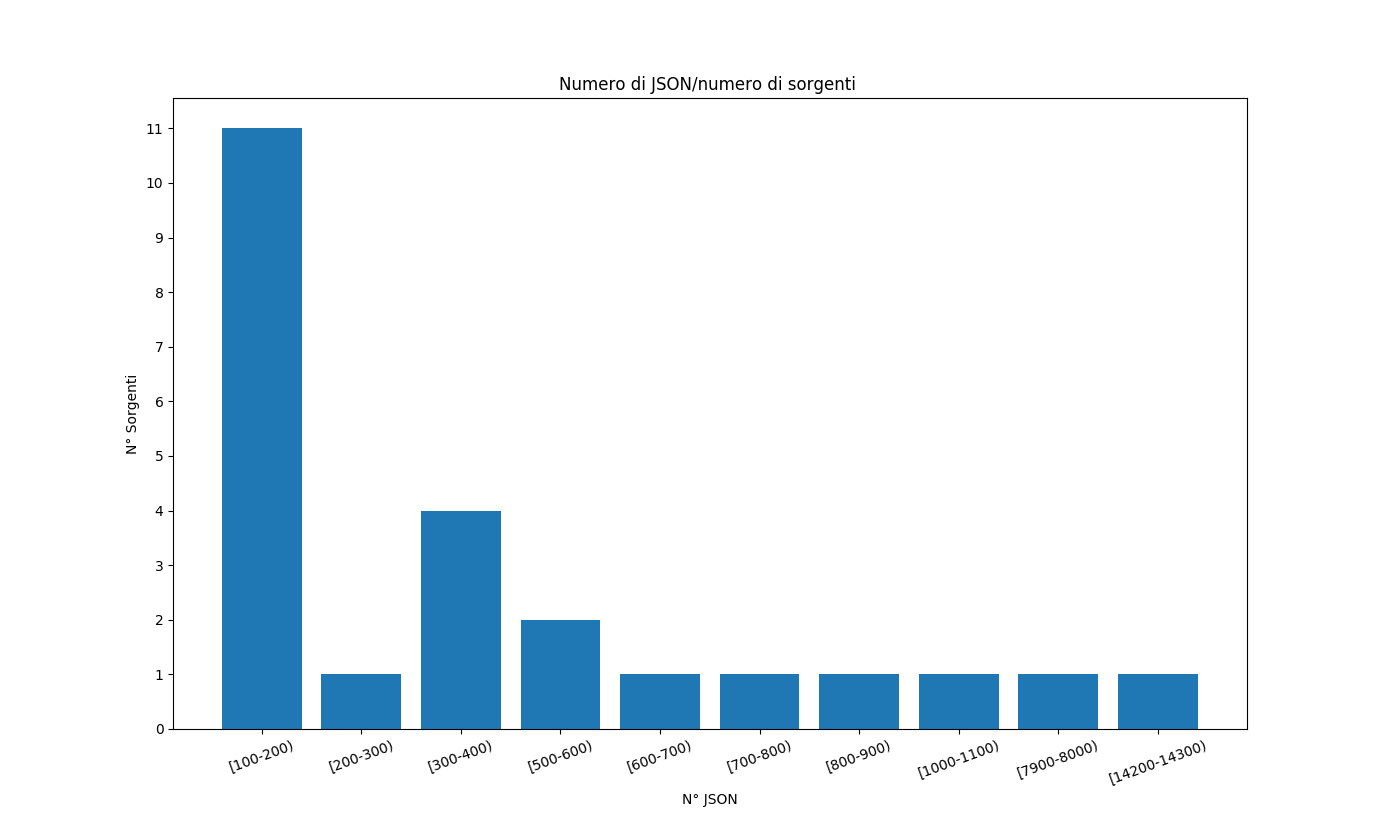

Generate this figure with Python:
import matplotlib.pyplot as plt
import os
import json
import numpy as np

# ampiezza intervalli rappresentati
rangeSorgenti = 100

#"c:\\Users\\Simone\\Desktop\\università\\AGIW\\Progetto_2\\2013_camera_dataset" #PER WINDOWS
myPath = "/Users/roberto/Desktop/Grafici/2013_camera_dataset"   #PER LINUX

numJson2numSorgenti = {}

for filename in os.listdir(myPath):
    numJson= 0
    #localPath = myPath + "\\" +filename #PER WINDOWS
    localPath = myPath + "/" +filename #PER LINUX
    for element in os.listdir(localPath):
        if element.endswith(".json"):
            numJson+=1
    if numJson2numSorgenti.get(numJson) == None:
        numJson2numSorgenti[numJson] = 1
    else:
        numJson2numSorgenti[numJson]+= 1   

print(numJson2numSorgenti.items())

sortedDict = sorted(numJson2numSorgenti.items(),reverse=False)


#mappa {intervallo -> n°di sorgenti}
range2sorgenti = {}
for x in sortedDict:
    tmp = int(x[0]/rangeSorgenti)
    if range2sorgenti.get(tmp)==None:
        range2sorgenti[tmp]=1
    else:
        range2sorgenti[tmp]+=1


xTicks= []
asseX = []
asseY = []
x_pos = [] 
cont = 0

for i in range2sorgenti.items():
    index=i[0]
    left=index*rangeSorgenti
    rigth=(index*rangeSorgenti)+rangeSorgenti
    tick = "["+str(left)+"-"+str(rigth)+")"
    xTicks.append(tick)
    asseX.append(cont)
    asseY.append(i[1])
    x_pos.append(cont)
    cont+=1

plt.bar(asseX,asseY)
plt.xticks(x_pos, labels=xTicks, rotation=20)

maxSourceNumber= max(range2sorgenti.values())
plt.yticks(np.arange(maxSourceNumber+1))

plt.xlabel('N° JSON')
plt.ylabel('N° Sorgenti')
plt.title('Numero di JSON/numero di sorgenti ')
plt.show()
